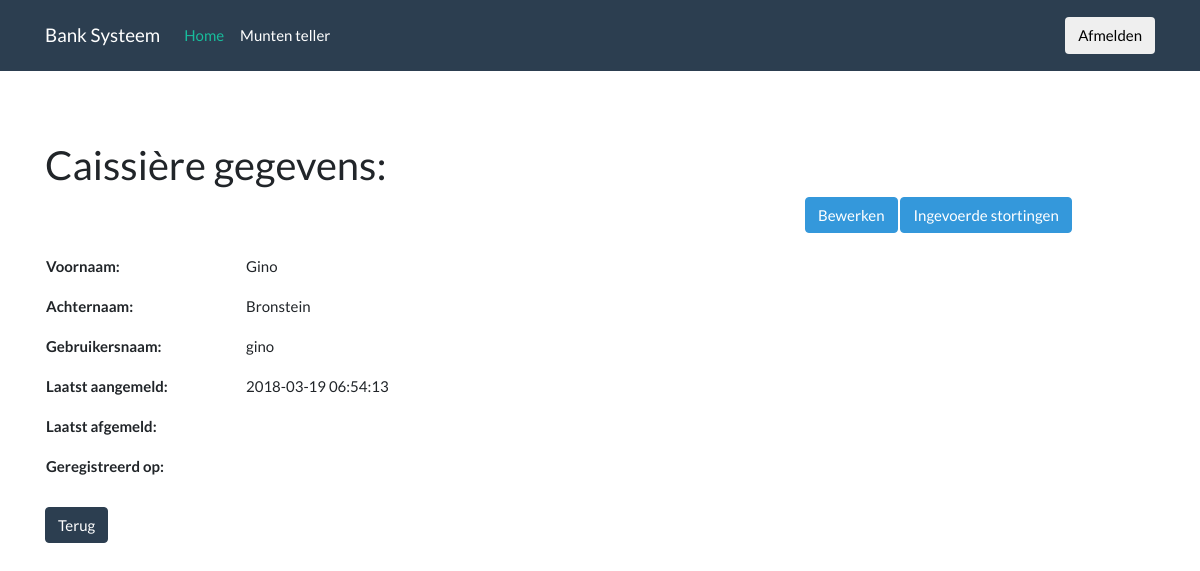
The page /cashier_detail.php?id=1 on the database its author committed.
### tables this page shows
CREATE TABLE `users` (
  `id` int(11) NOT NULL AUTO_INCREMENT,
  `user_type` varchar(45) NOT NULL DEFAULT 'cashier',
  `firstname` varchar(45) DEFAULT NULL,
  `lastname` varchar(45) DEFAULT NULL,
  `username` varchar(45) DEFAULT NULL,
  `password` varchar(255) DEFAULT NULL,
  `last_login` timestamp NULL DEFAULT NULL,
  `last_logout` timestamp NULL DEFAULT NULL,
  `updated_at` timestamp NULL DEFAULT NULL,
  `created_at` timestamp NULL DEFAULT NULL,
  PRIMARY KEY (`id`)
);

### cashier_detail.php (the view, shortened to what this page needs)
<?php
    require 'backend/db.php';
    require 'includes/header.php';
    if(isset($_GET['id'])) {
        $param_id = $_GET['id'];
    } else {
        exit();
    }
    $sql = "SELECT * FROM users WHERE id = '$param_id'";
    $query = $conn->query($sql);
    while($result = $query->fetch_assoc()) {
        $firstname = $result['firstname'];
        $lastname = $result['lastname'];
        $username = $result['username'];
        $last_login = $result['last_login'];
        $last_logout = $result['last_logout'];
        $created_at = $result['created_at'];
    }
?>
<body>
    <?php require 'includes/navbar.php'; ?>
    <div class="container">
        <div class="space70"></div>
        <h2>Caissière gegevens:</h2>
        <div class="row">
            <div class="col-md-8">
                <div class="space50"></div>
                <table>
                    <tr style="height: 40px">
                        <td style="width: 200px"><b>Voornaam:</b></td>
                        <td><?php echo $firstname; ?></td>
                    </tr>
                    <tr style="height: 40px">
                        <td style="width: 200px"><b>Achternaam:</b></td>
                        <td><?php echo $lastname; ?></td>
                    </tr>
                    <tr style="height: 40px">
                        <td style="width: 200px"><b>Gebruikersnaam:</b></td>
                        <td><?php echo $username; ?></td>
                    </tr>
                    <tr style="height: 40px">
                        <td style="width: 200px"><b>Laatst aangemeld:</b></td>
                        <td><?php echo $last_login; ?></td>
                    </tr>
                    <tr style="height: 40px">
                        <td style="width: 200px"><b>Laatst afgemeld:</b></td>
                        <td><?php echo $last_logout; ?></td>
                    </tr>
                    <tr style="height: 40px">
                        <td style="width: 200px"><b>Geregistreerd op:</b></td>
                        <td><?php echo $created_at; ?></td>
                    </tr>
                </table>
                <div class="space20"></div>
                <button type="button" onclick="app.back();" class="btn btn-primary">Terug</button>
            </div>
            <div class="col-md-4">
                    <a href="edit_cashier.php?id=<?php echo $param_id; ?>" class="btn btn-info">Bewerken</a>
                    <a href="cashier_transactions.php?id=<?php echo $param_id; ?>" class="btn btn-info">Ingevoerde stortingen</a>
            </div>
        </div>
    </div>
<?php
    require 'includes/footer.php';
?>

### rows shown on the page
users: firstname "Gino", lastname "Bronstein", username "gino", last_login "2018-03-19 06:54:13"
